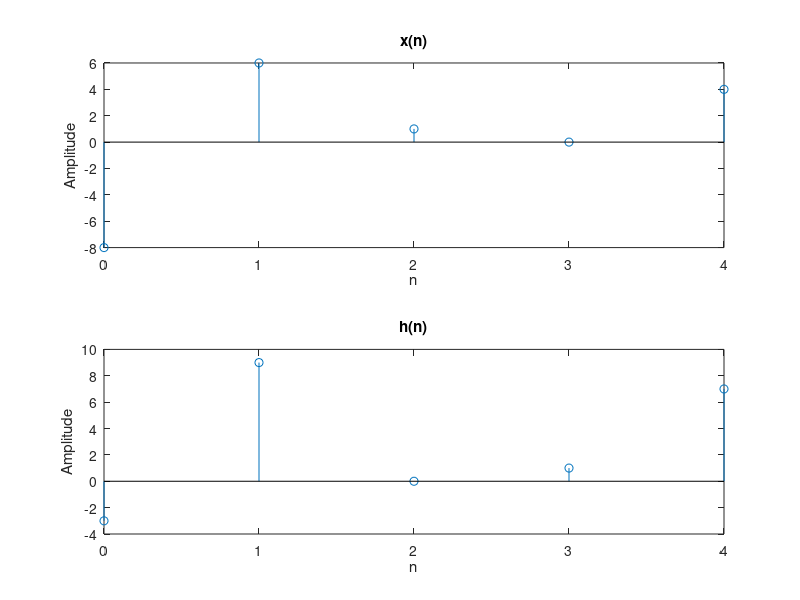
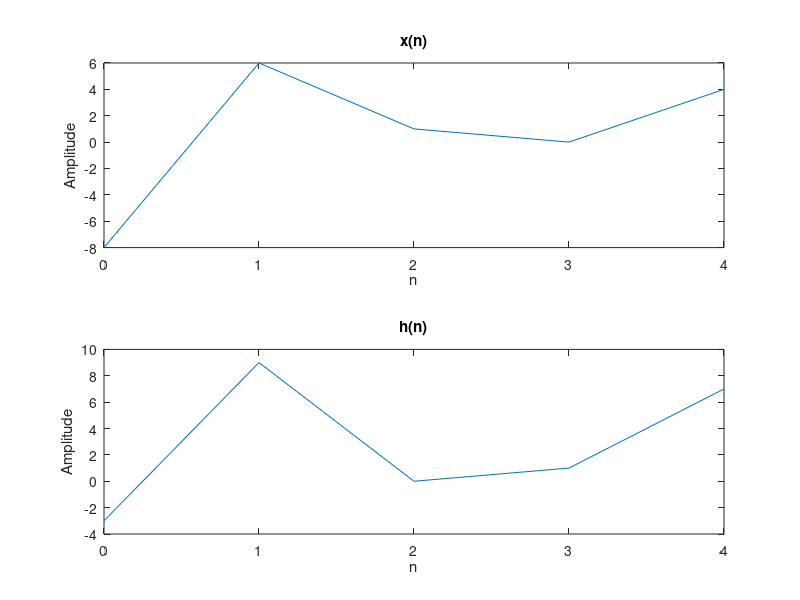
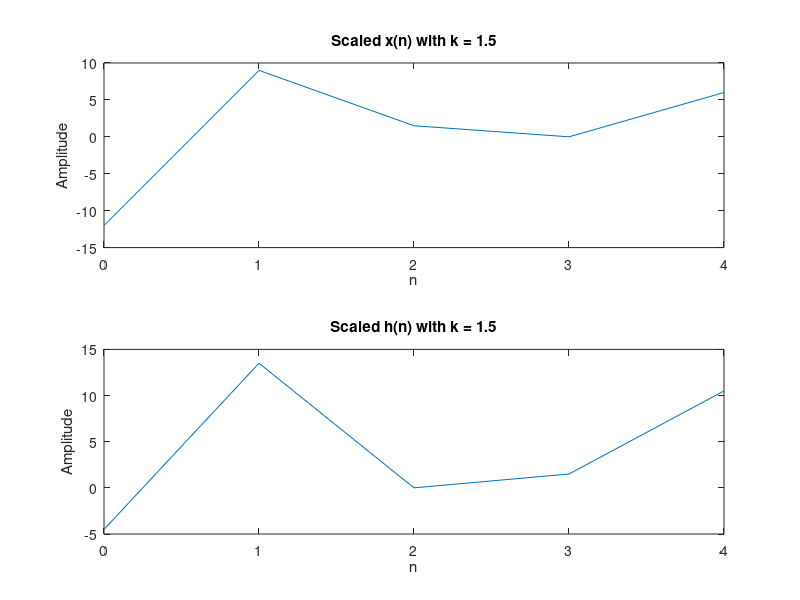

Write the MATLAB code that produced these figures, in order.
%a
%stem
x = [-8, 6, 1, 0, 4];
h = [-3, 9, 0, 1, 7];

y = x + h;

subplot(3, 1, 1);
stem(0:length(x)-1, x);
title('x(n)');
xlabel('n');
ylabel('Amplitude');

subplot(3, 1, 2);
stem(0:length(h)-1, h);
title('h(n)');
xlabel('n');
ylabel('Amplitude');

subplot(3, 1, 3);
stem(0:length(y)-1, y);
title('Addition of x(n) and h(n)');
xlabel('n');
ylabel('Amplitude');

%plot
x = [-8, 6, 1, 0, 4];
h = [-3, 9, 0, 1, 7];

y = x + h;

subplot(3, 1, 1);
plot(0:length(x)-1, x);
title('x(n)');
xlabel('n');
ylabel('Amplitude');

subplot(3, 1, 2);
plot(0:length(h)-1, h);
title('h(n)');
xlabel('n');
ylabel('Amplitude');

subplot(3, 1, 3);
plot(0:length(y)-1, y);
title('Addition of x(n) and h(n)');
xlabel('n');
ylabel('Amplitude');

%b

%stem
x = [-8, 6, 1, 0, 4];
h = [-3, 9, 0, 1, 7];

y = x - h;

subplot(3, 1, 1);
stem(0:length(x)-1, x);
title('x(n)');
xlabel('n');
ylabel('Amplitude');

subplot(3, 1, 2);
stem(0:length(h)-1, h);
title('h(n)');
xlabel('n');
ylabel('Amplitude');

subplot(3, 1, 3);
stem(0:length(y)-1, y);
title('Addition of x(n) and h(n)');
xlabel('n');
ylabel('Amplitude');

%plot
x = [-8, 6, 1, 0, 4];
h = [-3, 9, 0, 1, 7];

y = x - h;

subplot(3, 1, 1);
plot(0:length(x)-1, x);
title('x(n)');
xlabel('n');
ylabel('Amplitude');

subplot(3, 1, 2);
plot(0:length(h)-1, h);
title('h(n)');
xlabel('n');
ylabel('Amplitude');

subplot(3, 1, 3);
plot(0:length(y)-1, y);
title('Addition of x(n) and h(n)');
xlabel('n');
ylabel('Amplitude');

%c

%stem
x = [-8, 6, 1, 0, 4];
h = [-3, 9, 0, 1, 7];

y = x .* h;

subplot(3, 1, 1);
stem(0:length(x)-1, x);
title('x(n)');
xlabel('n');
ylabel('Amplitude');

subplot(3, 1, 2);
stem(0:length(h)-1, h);
title('h(n)');
xlabel('n');
ylabel('Amplitude');

subplot(3, 1, 3);
stem(0:length(y)-1, y);
title('Addition of x(n) and h(n)');
xlabel('n');
ylabel('Amplitude');

%plot
x = [-8, 6, 1, 0, 4];
h = [-3, 9, 0, 1, 7];

y = x .* h;

subplot(3, 1, 1);
plot(0:length(x)-1, x);
title('x(n)');
xlabel('n');
ylabel('Amplitude');

subplot(3, 1, 2);
plot(0:length(h)-1, h);
title('h(n)');
xlabel('n');
ylabel('Amplitude');

subplot(3, 1, 3);
plot(0:length(y)-1, y);
title('Addition of x(n) and h(n)');
xlabel('n');
ylabel('Amplitude');

%d
%stem
x = [-8, 6, 1, 0, 4];
h = [-3, 9, 0, 1, 7];

k = 1.5;
x_scaled = k * x;
h_scaled = k * h;

subplot(2, 1, 1);
stem(0:length(x)-1, x);
title('x(n)');
xlabel('n');
ylabel('Amplitude');

subplot(2, 1, 2);
stem(0:length(h)-1, h);
title('h(n)');
xlabel('n');
ylabel('Amplitude');

figure;

subplot(2, 1, 1);
stem(0:length(x_scaled)-1, x_scaled);
title(['Scaled x(n) with k = ' num2str(k)]);
xlabel('n');
ylabel('Amplitude');

subplot(2, 1, 2);
stem(0:length(h_scaled)-1, h_scaled);
title(['Scaled h(n) with k = ' num2str(k)]);
xlabel('n');
ylabel('Amplitude');

%plot

x = [-8, 6, 1, 0, 4];
h = [-3, 9, 0, 1, 7];

k = 1.5;
x_scaled = k * x;
h_scaled = k * h;

subplot(2, 1, 1);
plot(0:length(x)-1, x);
title('x(n)');
xlabel('n');
ylabel('Amplitude');

subplot(2, 1, 2);
plot(0:length(h)-1, h);
title('h(n)');
xlabel('n');
ylabel('Amplitude');

figure;

subplot(2, 1, 1);
plot(0:length(x_scaled)-1, x_scaled);
title(['Scaled x(n) with k = ' num2str(k)]);
xlabel('n');
ylabel('Amplitude');

subplot(2, 1, 2);
plot(0:length(h_scaled)-1, h_scaled);
title(['Scaled h(n) with k = ' num2str(k)]);
xlabel('n');
ylabel('Amplitude');
